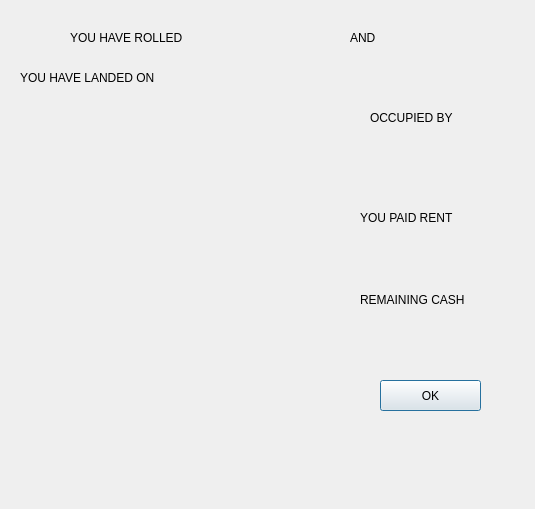
<?xml version="1.0" encoding="UTF-8"?>
<ui version="4.0">
 <class>rolled_occupied</class>
 <widget class="QDialog" name="rolled_occupied">
  <property name="geometry">
   <rect>
    <x>0</x>
    <y>0</y>
    <width>535</width>
    <height>509</height>
   </rect>
  </property>
  <property name="windowTitle">
   <string>Dialog</string>
  </property>
  <widget class="QLabel" name="occ_dice2">
   <property name="geometry">
    <rect>
     <x>430</x>
     <y>30</y>
     <width>47</width>
     <height>16</height>
    </rect>
   </property>
   <property name="text">
    <string/>
   </property>
  </widget>
  <widget class="QLabel" name="label_3">
   <property name="geometry">
    <rect>
     <x>350</x>
     <y>30</y>
     <width>47</width>
     <height>16</height>
    </rect>
   </property>
   <property name="styleSheet">
    <string notr="true">font: 75 12pt &quot;MS Shell Dlg 2&quot;;</string>
   </property>
   <property name="text">
    <string>AND</string>
   </property>
  </widget>
  <widget class="QLabel" name="label">
   <property name="geometry">
    <rect>
     <x>70</x>
     <y>30</y>
     <width>171</width>
     <height>16</height>
    </rect>
   </property>
   <property name="styleSheet">
    <string notr="true">font: 75 14pt &quot;MS Shell Dlg 2&quot;;</string>
   </property>
   <property name="text">
    <string>YOU HAVE ROLLED</string>
   </property>
  </widget>
  <widget class="QLabel" name="occ_dice1">
   <property name="geometry">
    <rect>
     <x>270</x>
     <y>30</y>
     <width>47</width>
     <height>16</height>
    </rect>
   </property>
   <property name="text">
    <string/>
   </property>
  </widget>
  <widget class="QLabel" name="roll_pic">
   <property name="geometry">
    <rect>
     <x>20</x>
     <y>110</y>
     <width>301</width>
     <height>391</height>
    </rect>
   </property>
   <property name="text">
    <string/>
   </property>
  </widget>
  <widget class="QLabel" name="label_4">
   <property name="geometry">
    <rect>
     <x>20</x>
     <y>70</y>
     <width>301</width>
     <height>16</height>
    </rect>
   </property>
   <property name="styleSheet">
    <string notr="true">font: 75 12pt &quot;MS Shell Dlg 2&quot;;</string>
   </property>
   <property name="text">
    <string>YOU HAVE LANDED ON</string>
   </property>
  </widget>
  <widget class="QLabel" name="label_5">
   <property name="geometry">
    <rect>
     <x>370</x>
     <y>110</y>
     <width>121</width>
     <height>16</height>
    </rect>
   </property>
   <property name="styleSheet">
    <string notr="true">font: 75 14pt &quot;MS Shell Dlg 2&quot;;</string>
   </property>
   <property name="text">
    <string>OCCUPIED BY</string>
   </property>
  </widget>
  <widget class="QLabel" name="occ_owner">
   <property name="geometry">
    <rect>
     <x>360</x>
     <y>150</y>
     <width>141</width>
     <height>20</height>
    </rect>
   </property>
   <property name="styleSheet">
    <string notr="true">font: 75 12pt &quot;MS Shell Dlg 2&quot;;</string>
   </property>
   <property name="text">
    <string/>
   </property>
  </widget>
  <widget class="QLabel" name="label_7">
   <property name="geometry">
    <rect>
     <x>360</x>
     <y>210</y>
     <width>141</width>
     <height>16</height>
    </rect>
   </property>
   <property name="styleSheet">
    <string notr="true">font: 75 14pt &quot;MS Shell Dlg 2&quot;;</string>
   </property>
   <property name="text">
    <string>YOU PAID RENT</string>
   </property>
  </widget>
  <widget class="QLabel" name="paid_rent">
   <property name="geometry">
    <rect>
     <x>370</x>
     <y>250</y>
     <width>121</width>
     <height>20</height>
    </rect>
   </property>
   <property name="styleSheet">
    <string notr="true">font: 75 12pt &quot;MS Shell Dlg 2&quot;;</string>
   </property>
   <property name="text">
    <string/>
   </property>
  </widget>
  <widget class="QLabel" name="label_9">
   <property name="geometry">
    <rect>
     <x>360</x>
     <y>290</y>
     <width>161</width>
     <height>20</height>
    </rect>
   </property>
   <property name="styleSheet">
    <string notr="true">font: 75 14pt &quot;MS Shell Dlg 2&quot;;</string>
   </property>
   <property name="text">
    <string>REMAINING CASH</string>
   </property>
  </widget>
  <widget class="QLabel" name="cash_left">
   <property name="geometry">
    <rect>
     <x>370</x>
     <y>330</y>
     <width>121</width>
     <height>20</height>
    </rect>
   </property>
   <property name="styleSheet">
    <string notr="true">font: 75 12pt &quot;MS Shell Dlg 2&quot;;</string>
   </property>
   <property name="text">
    <string/>
   </property>
  </widget>
  <widget class="QPushButton" name="occ_OK">
   <property name="geometry">
    <rect>
     <x>380</x>
     <y>380</y>
     <width>101</width>
     <height>31</height>
    </rect>
   </property>
   <property name="text">
    <string>OK</string>
   </property>
  </widget>
 </widget>
 <resources/>
 <connections/>
</ui>
